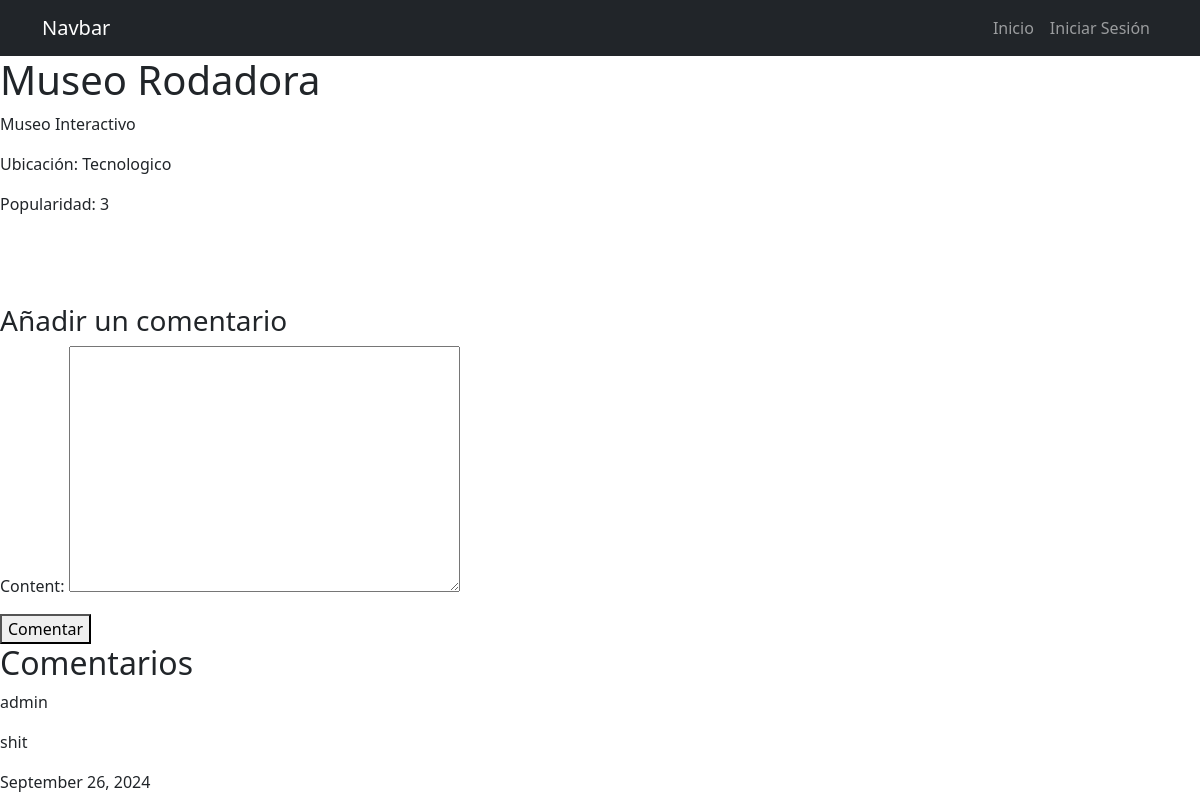
The page /placeDetails/1/ on the database as committed earlier.
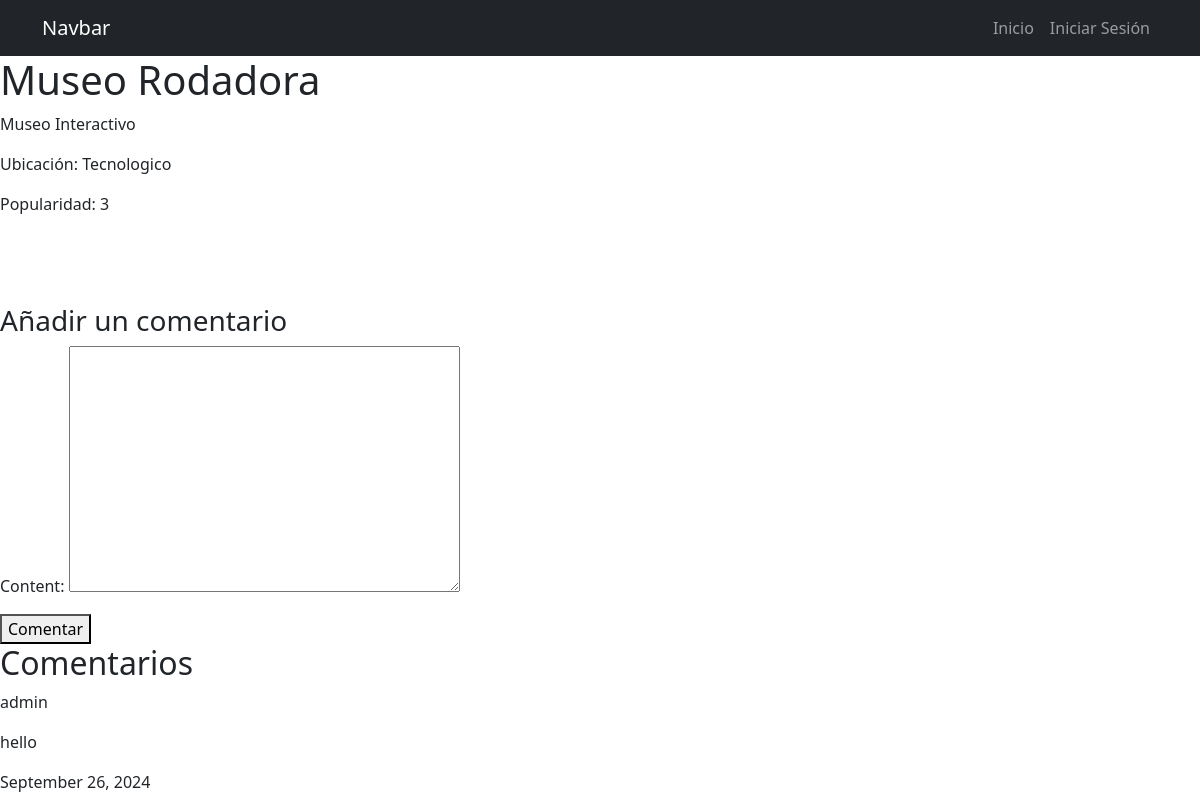
The same page on the database as committed later.
### TravelApp/models.py (models this page shows, shortened)
class Comment(models.Model):
    user = models.ForeignKey(User, on_delete=models.CASCADE)
    place = models.ForeignKey(Place, on_delete=models.CASCADE)
    content = models.TextField()
    created_at = models.DateTimeField(auto_now_add=True)
    class Meta:
        unique_together = ('user', 'place')

### TravelApp/views.py (the view)
# urls.py: path('placeDetails/<int:placeId>/', views.placeDetails, name='placeDetails'),
def placeDetails(request, placeId):
    place = Place.objects.get(id=placeId)
    comments = Comment.objects.filter(place=place).order_by('-created_at')
    user_comment = Comment.objects.filter(place=place, user=request.user).first() if request.user.is_authenticated else None
    if request.method == 'POST':
        if not request.user.is_authenticated:
            messages.error(request, "Debes iniciar sesión para comentar.")
            return redirect('login')
        if user_comment:
            form = CommentForm(request.POST, instance=user_comment)
        else:
            form = CommentForm(request.POST)
        if form.is_valid():
            try:
                comment = form.save(commit=False)
                comment.user = request.user
                comment.place = place
                comment.save()
                messages.success(request, "Comentario añadido/actualizado con éxito.")
            except IntegrityError:
                messages.error(request, "Ya has comentado en este post.")
            return redirect('placeDetails', placeId=place.id)
    else:
        form = CommentForm(instance=user_comment) if user_comment else CommentForm()
    context = {
        'place': place,
        'comments': comments,
        'form': form,
        'user_comment': user_comment,
    }
    return render(request, 'placeDetails.html', context)

### TravelApp/forms.py
class CommentForm(forms.ModelForm):
    class Meta:
        model = Comment
        fields = ['content']

### TravelApp/templates/placeDetails.html (shortened to what this page needs)
{% extends "base.html" %}
{% block content %}
<h1>{{ place.name }}</h1>
<div>
    <p>{{ place.description }}</p>
    <p>Ubicación: {{ place.location }}</p>
    <p>Popularidad: {{ place.popularity }}</p>
</div>
<br><br><br>
<h3>Añadir un comentario</h3>
<form method="post">
    {{ form.as_p }}
    <button type="submit">Comentar</button>
</form>
<h2>Comentarios</h2>
{% for comment in comments %}
    <div>
        <p>{{ comment.user.username }}</p>
        <p>{{ comment.content }}</p>
        <p>{{ comment.created_at|date:"F d, Y" }}</p>
    </div>
{% empty %}
    <p>No hay comentarios aún.</p>
{% endfor %}
{% endblock %}

Rows that differ between the two databases and show on the page:
changed Comment "admin": content "shit" → "hello"
